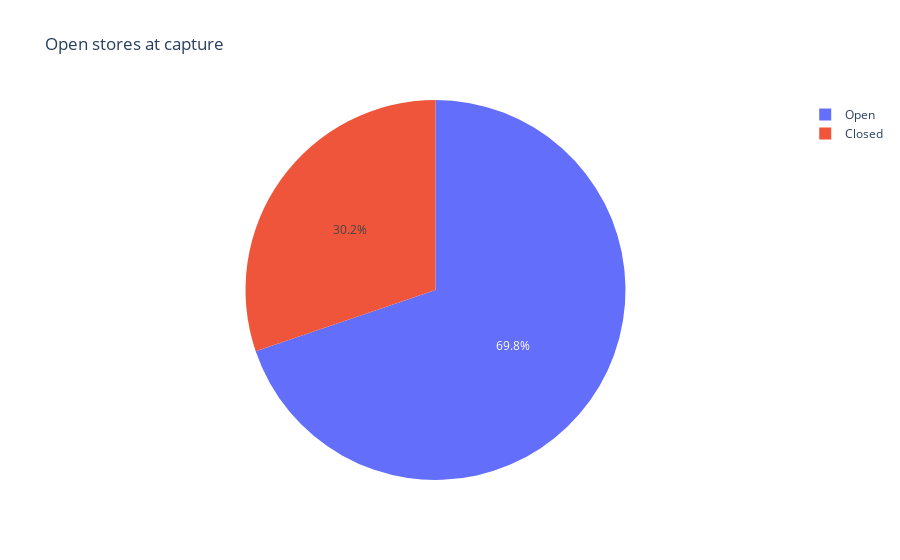

Source (notebook cell):
### Code cell
import plotly.express as px

# Count the number of closed stores
closed_stores_count = store['store_year_closed'].notna().sum()
open_stores_count = store['store_year_closed'].isna().sum()

# Create a dataframe for the pie chart
store_status = pd.DataFrame({
    'Status': ['Closed', 'Open'],
    'Count': [closed_stores_count, open_stores_count]
})

# Plot the pie chart
fig = px.pie(store_status, values='Count', names='Status', title='Open stores at capture')
fig.show()

### Figure 1 — Plotly figure (JSON) as saved in the notebook; plotly's stock layout.template omitted (floating-point values rounded to 4 significant figures)
{"data": [{"domain": {"x": [0, 1], "y": [0, 1]}, "hovertemplate": "Status=%{label}<br>Count=%{value}<extra></extra>", "labels": ["Closed", "Open"], "legendgroup": "", "name": "", "showlegend": true, "type": "pie", "values": [3562, 8220]}], "layout": {"legend": {"tracegroupgap": 0}, "title": {"text": "Open stores at capture"}}}
